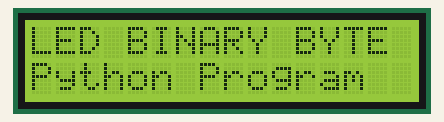
This program was run on a simulated Raspberry Pi (header pin numbers). On the bench: 16×2 character LCD.

Above: at 0.4 s.
At 2.5 s:
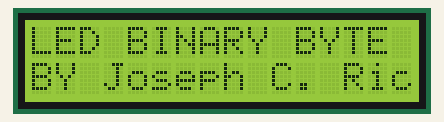
At 12.0 s:
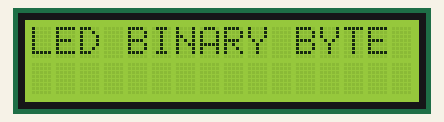
At 20.8 s:
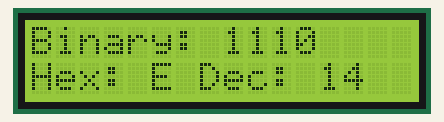
At 29.0 s:
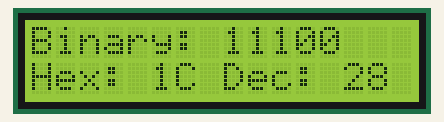
At 39.1 s:
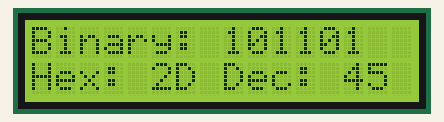

Measured:
- what the display in image 0 shows lasts 2.1 s, from 0.3 s to 2.4 s
- what the display in image 1 shows lasts 1.3 s, from 2.5 s to 3.8 s
- what the display in image 2 shows lasts 0.8 s, from 11.9 s to 12.7 s
- what the display in image 3 shows lasts 0.6 s, from 20.8 s to 21.4 s

The program:

Led_Binary_Byte.py
```python
# LED Binary Byte Python program example:

# Note: be mindful while working with
# electronics. There are mistakes that
# cannot be corrected should you ignore
# any basic electronics rules. Electronics
# demands basic math skills and knowledge
# of electronics components alike.

# Items needed are as follows:

# Respberry Pi = 1
# breadboard = 1
# LCD display = 1
# 74HC595 shift register = 1
# LEDs = 8
# 220 ohm resistor = 8
# jumper wire = 20+2 for the Rasp pi fan

# Note: use two other jumper wires for
# the Raspberry Pi fan, while in use/
# operation.

# LED Binary Byte Python program example:

# This Raspberry Pi Python program allows
# users to learn all about how binary data
# bits work with the 74HC595 shift register.

# We will use the breadboard method:

# GPIO.setmode(GPIO.BOARD)

# This method is for the GPIO pinouts
# not the GPIO numbers, such as BCM

# You can also use the Broadcom SOC
# Channel method if you prefer:

# GPIO.setmode(GPIO.BCM)
# This allows GPIO numbers, not GPIO
# pinouts, such as the breadboard
# method illustrates in our Python
# program example:

import RPi.GPIO as GPIO,drivers
from time import sleep as wait

GPIO.setmode(GPIO.BOARD) # breadboard method
GPIO.setwarnings(False) # disable setwarnings
display=drivers.Lcd() # enable the LCD display

display.lcd_clear() # clear the LCD screen

latch=35
data_bit=37
clock=33

on_off=0,1,0,1,0,1,0

led_speed=.5

control_shift=data_bit,latch,clock

for i in control_shift:GPIO.setup(i,GPIO.OUT)

for i in range(8):
    GPIO.output(latch,0)
    GPIO.output(data_bit,0)
    GPIO.output(clock,1)
    GPIO.output(latch,1)
    GPIO.output(clock,0)

title='LED BINARY BYTE ','Python Program  '
programmer='BY Joseph C. Richardson, GitHub.com '

while True:
    display.lcd_display_string(title[0],1)
    display.lcd_display_string(title[1],2)
    wait(2)
    try:
        display.lcd_display_string(title[0],1)
        display.lcd_display_string(programmer,2)
        wait(1)

        for i in range(len(programmer)):
            display.lcd_display_string(
            programmer[i:i+16],2)
            wait(0.2)
        wait(led_speed)
        display.lcd_clear()

        for i in range(255,127,-1):
            display.lcd_display_string(
            f'Binary: {255-i:b}',1)
            display.lcd_display_string(
            f'Hex: {255-i:X} Dec: {255-i:d}',2)
            bin=f'{i:b}'
            for j in range(8):
                GPIO.output(latch,0)
                GPIO.output(data_bit,int(bin[j])-1)
                GPIO.output(clock,1)
                GPIO.output(latch,1)
                GPIO.output(clock,0)
            wait(led_speed)

        for i in range(128,256):
            display.lcd_display_string(
            f'Binary: {i:b}',1)
            display.lcd_display_string(
            f'Hex: {i:X} Dec: {i:d}',2)
            bin=f'{i:b}'
            for j in range(8):
                GPIO.output(latch,0)
                GPIO.output(data_bit,int(bin[j]))
                GPIO.output(clock,1)
                GPIO.output(latch,1)
                GPIO.output(clock,0)
            wait(led_speed)

        for i in range(7):
            for j in range(8):
                GPIO.output(latch,0)
                GPIO.output(data_bit,on_off[i])
                GPIO.output(clock,1)
                GPIO.output(latch,1)
                GPIO.output(clock,0)
            wait(led_speed)
        #break

# Note: it is recomended that you setup
# a KeyboardInterrupt handler to force
# the GPIO pins to return to a low state/off.

# GPIO.cleanup() sets all GPIO pins to LOW/OFF

    except KeyboardInterrupt:
        print('\nStop program Execution/run:')
        print('cleanup/release all GPIO pinouts \
to LOW state.')

        for i in range(8):
            GPIO.output(latch,0)
            GPIO.output(data_bit,0)
            GPIO.output(clock,1)
            GPIO.output(latch,1)
            GPIO.output(clock,0)

        display.lcd_clear()
        display.lcd_backlight(0)
        GPIO.cleanup()
        break
```
